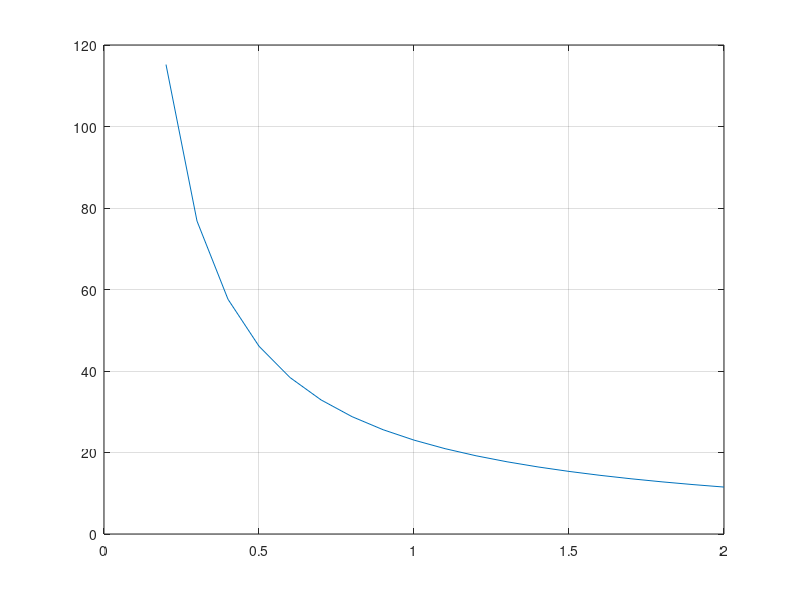

Reproduce this figure in MATLAB.
%% power1
% V: autonomous cell; 5:11 PM 1/2/2018
r = 0.2:0.1:2; % load resistance in Ohm
U=4.8; % powerSupply constant dc voltage
P=(U^2)./r;
plot(r,P);grid on;
keyboard; close all; clear all;